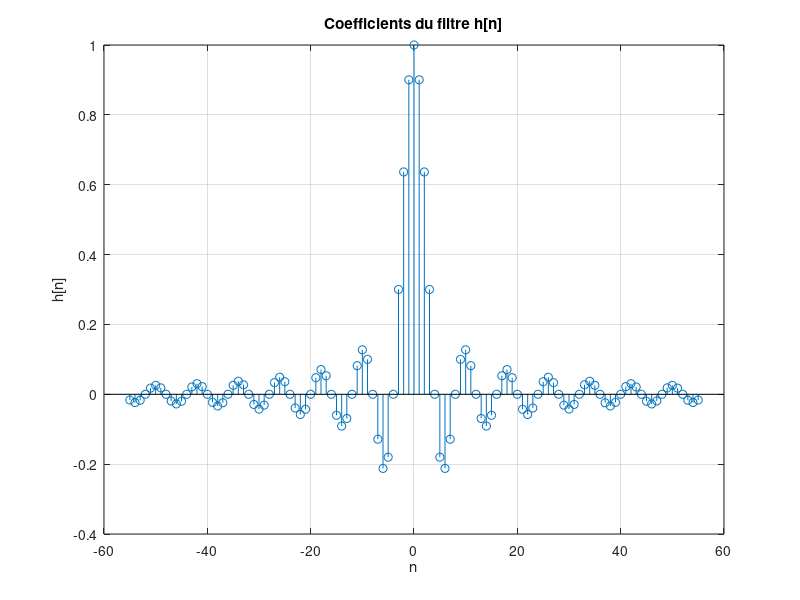

Recreate this plot in MATLAB.
Wp = 0.2 * pi;
Ws = 0.3 * pi; 
M = 11*pi/(Ws - Wp); 

m1 = -(M)/2;
m2 = (M)/2;
n = m1:m2; 

Wc = (Wp + Ws) / 2; 
h = (sin((Wc * n))) ./ (Wc * n); 

h(n == 0) = 1; 

figure;
stem(n, h);
title('Coefficients du filtre h[n]');
xlabel('n');
ylabel('h[n]');
grid on;
